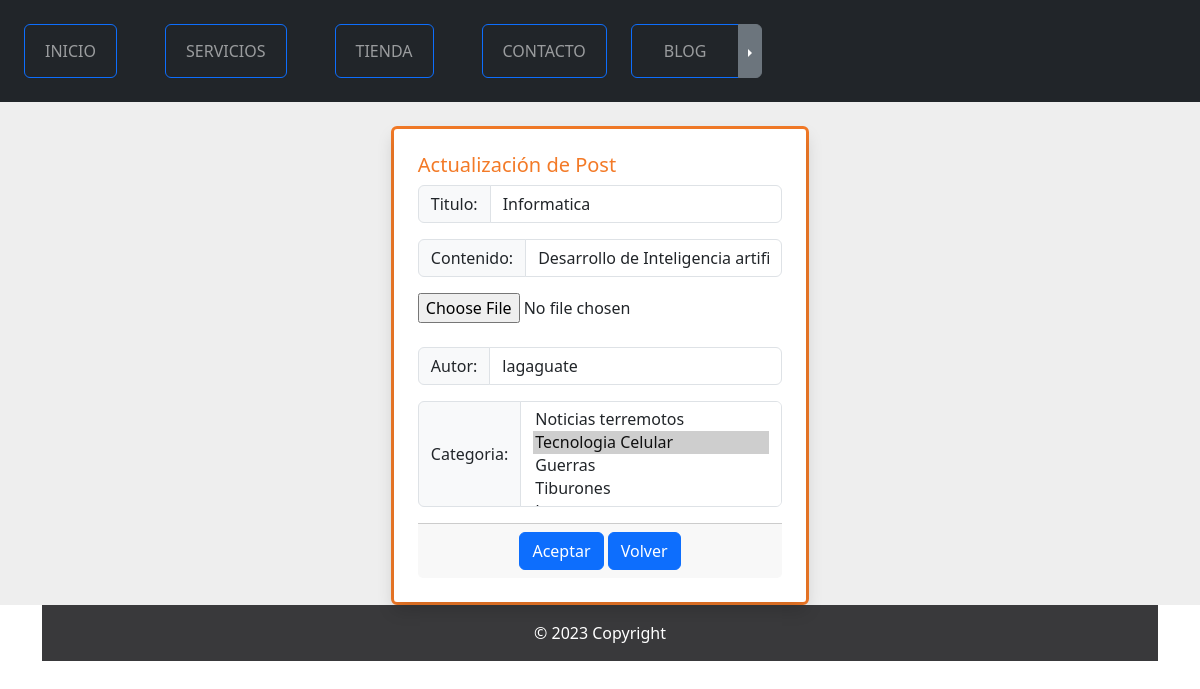
Before: /blogs/post/editar/2 with the older database file.
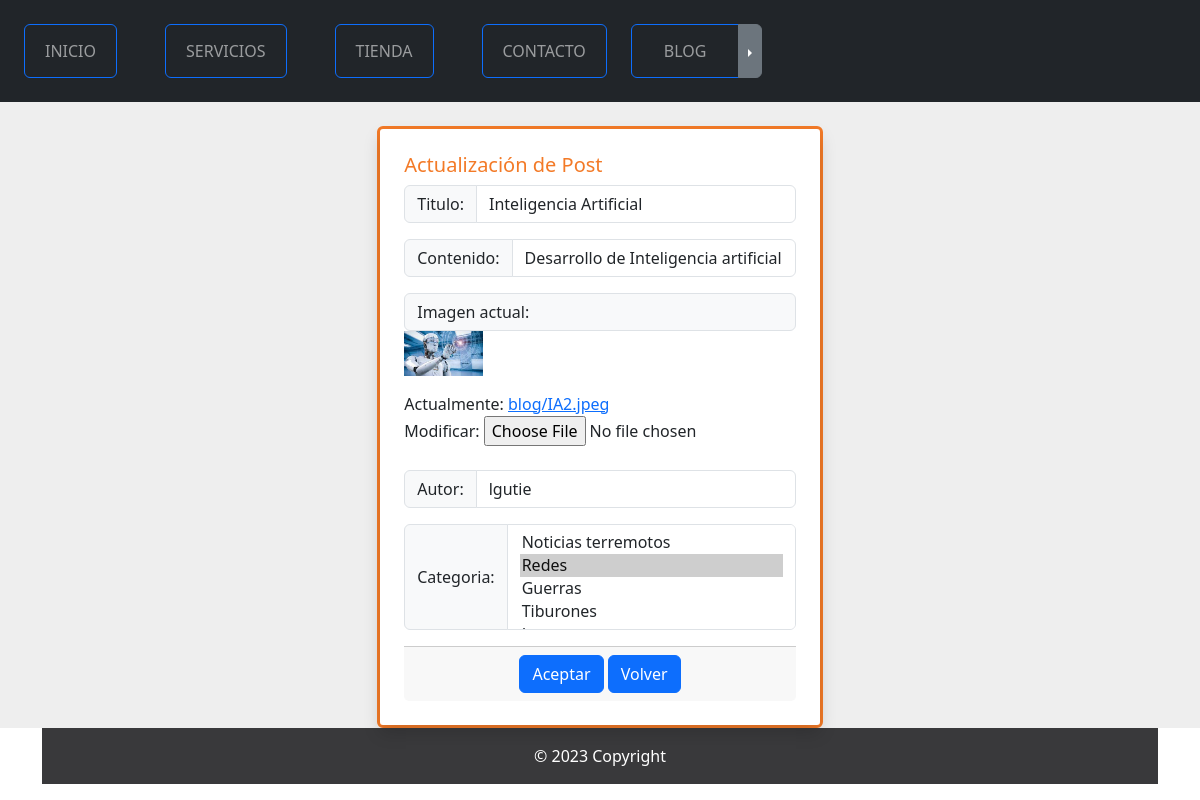
After: the same page with the newer database file.
### blogs/models.py (models this page shows, shortened)
class Post(models.Model):
    titulo = models.CharField(max_length=50)
    contenido = models.CharField(max_length=50)
    imagen = models.ImageField(upload_to="blog", null=True)
    autor = models.ForeignKey(User,on_delete=models.CASCADE)
    categorias = models.ManyToManyField(Categoria)
    created = models.DateTimeField(auto_now_add=True)
    updated = models.DateTimeField(auto_now=True)
    class Meta:
        verbose_name = 'post'
        verbose_name_plural = 'posts'
        db_table = 'demo_post'

### blogs/views.py (the view, shortened to what this page needs)
# urls.py: path('post/editar/<int:pk>', PostActualizar.as_view(
class PostActualizar(SuccessMessageMixin, UpdateView):
    model = Post
    form = Post  # Definimos nuestro formulario con el nombre de la clase o modelo 'Servicio'
    fields = "__all__"  # Le decimos a Django que muestre todos los campos de la tabla 'Servicio' de nuestra Base de Datos
    success_message = 'Post Actualizado Correctamente !'

### blogs/models.py (called while the page is built)
    def __str__(self):
        return self.nombre

### blogs/templates/blogs/post/actualizar.html (shortened to what this page needs)
{% extends "master.html" %}
{% block content %}
{% load widget_tweaks %}
  <section class="background-color-custom1">
    <br/>
    <div class="d-flex align-items-center justify-content-center">
      <div class="card border-top border-bottom border-3 border-color-custom1">
        <div class="shadow p-4">
          <h5 class="card-title color-custom1">Actualización de Post</h5>
          <form method="post" enctype="multipart/form-data">
            <div class="input-group mb-3">
              <span class="input-group-text" id="basic-addon1">Titulo:</span>
              {% render_field form.titulo class="form-control" placeholder="Titulo" type="text" %}
            </div>
            <div class="input-group mb-3">
              <span class="input-group-text" id="basic-addon1">Contenido:</span>
              {% render_field form.contenido class="form-control" placeholder="Contenido" type="text" %}
            </div>
            <div class="form-group mb-3">
              {% if post.imagen %}
                <span class="input-group-text" id="basic-addon1">Imagen actual:</span>
                <img src="{{ post.imagen.url }}"
                     alt="{{ post.titulo }}"
                     class="img-fluid"
                     width="20%"
                     height="20%"/>
              {% endif %}
            </div>
            <div class="form-group">{{ form.imagen }}</div>
            <br/>
            <div class="input-group mb-3">
              <span class="input-group-text" id="basic-addon1">Autor:</span>
              {% render_field form.autor class="form-control" placeholder="Autor" %}
            </div>
            <div class="input-group mb-3">
              <span class="input-group-text" id="basic-addon1">Categoria:</span>
              {% render_field form.categorias class="form-control" placeholder="Categoria" %}
            </div>
            <div class="card-footer text-center">
              <button type="submit" class="btn btn-primary">Aceptar</button>
              <a href="{% url 'postleer' %}" type="submit" class="btn btn-primary">Volver</a>
            </div>
          </form>
        </div>
      </div>
    </div>
  </section>
{% endblock %}

Changed rows visible on the page:
changed Post "Desarrollo de Inteligencia artificial": titulo "Informatica" → "Inteligencia Artificial"; imagen empty → "blog/IA2.jpeg" (drawn); imagen: picture added; autor "lagaguate" → "lgutie"
Other visible differences:
form field categorias: "Noticias terremotos / Tecnologia Celular ☑ / Guerras / Tiburones" → "Noticias terremotos / Redes ☑ / Guerras / Tiburones"
text now shown: "Imagen actual: Actualmente: blog/IA2.jpeg Modificar:"
